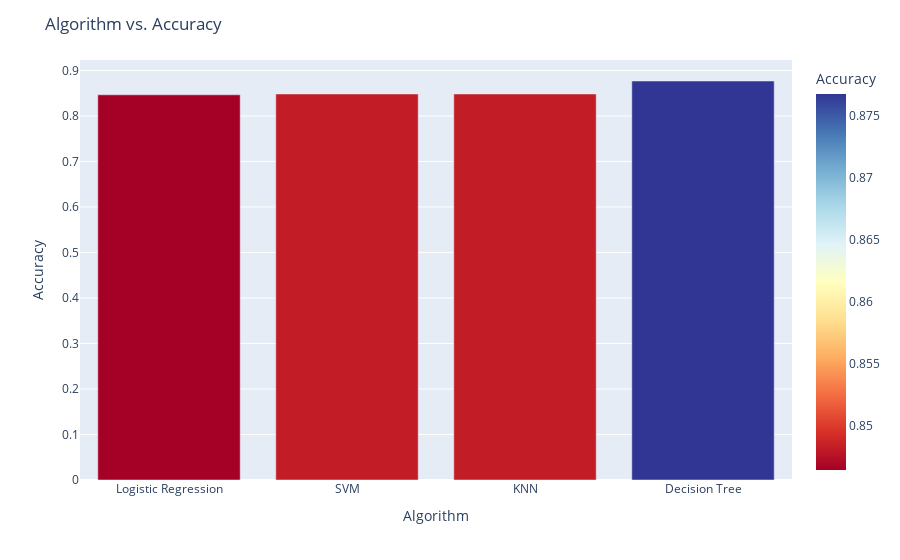

The notebook cell saved with this chart:
### Code cell
fig = px.bar(algo_df, x='Algorithm', y='Accuracy', hover_data=['Algorithm', 'Accuracy'], color='Accuracy', color_continuous_scale='rdylbu')
fig.update_layout(title='Algorithm vs. Accuracy', xaxis_title='Algorithm', yaxis_title='Accuracy' )
fig.show()

### Figure 1 — Plotly figure (JSON) as saved in the notebook; plotly's stock layout.template omitted (floating-point values rounded to 4 significant figures)
{"data": [{"hovertemplate": "Algorithm=%{x}<br>Accuracy=%{marker.color}<extra></extra>", "legendgroup": "", "marker": {"color": [0.8464, 0.8482, 0.8482, 0.8768], "coloraxis": "coloraxis", "pattern": {"shape": ""}}, "name": "", "orientation": "v", "showlegend": false, "textposition": "auto", "type": "bar", "x": ["Logistic Regression", "SVM", "KNN", "Decision Tree"], "xaxis": "x", "y": [0.8464, 0.8482, 0.8482, 0.8768], "yaxis": "y"}], "layout": {"barmode": "relative", "coloraxis": {"colorbar": {"title": {"text": "Accuracy"}}, "colorscale": [[0, "rgb(165,0,38)"], [0.1, "rgb(215,48,39)"], [0.2, "rgb(244,109,67)"], [0.3, "rgb(253,174,97)"], [0.4, "rgb(254,224,144)"], [0.5, "rgb(255,255,191)"], [0.6, "rgb(224,243,248)"], [0.7, "rgb(171,217,233)"], [0.8, "rgb(116,173,209)"], [0.9, "rgb(69,117,180)"], [1, "rgb(49,54,149)"]]}, "legend": {"tracegroupgap": 0}, "margin": {"t": 60}, "title": {"text": "Algorithm vs. Accuracy"}, "xaxis": {"anchor": "y", "domain": [0, 1], "title": {"text": "Algorithm"}}, "yaxis": {"anchor": "x", "domain": [0, 1], "title": {"text": "Accuracy"}}}}
